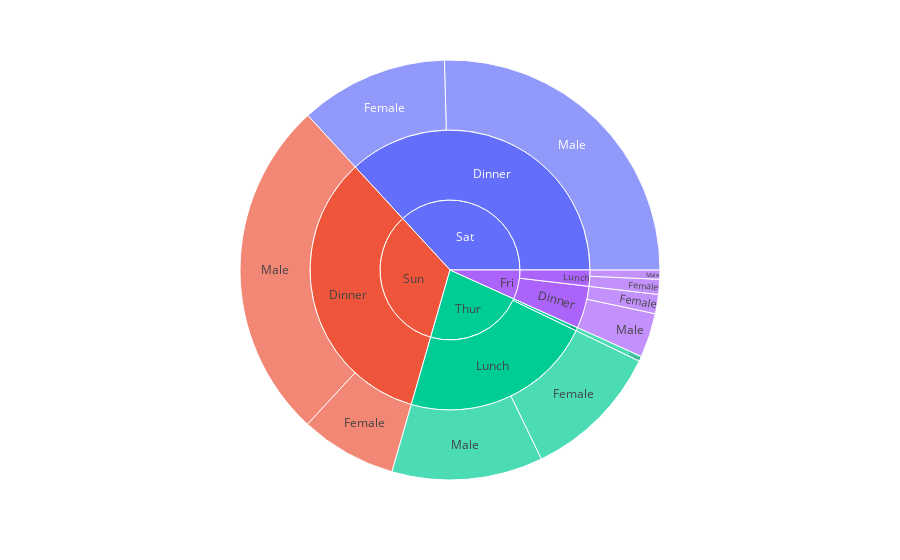

The cell this chart's notebook holds for it:
### Markdown cell above
### Sunburst chart

### Code cell
import plotly.express as px

fig = px.sunburst(restaurant, path=['day', 'time', 'sex'], values='total_bill')
fig.show()

### Figure 1 — Plotly figure (JSON) as saved in the notebook; plotly's stock layout.template omitted (floating-point values rounded to 4 significant figures)
{"data": [{"branchvalues": "total", "domain": {"x": [0, 1], "y": [0, 1]}, "hovertemplate": "labels=%{label}<br>total_bill=%{value}<br>parent=%{parent}<br>id=%{id}<extra></extra>", "ids": ["Fri/Dinner/Female", "Sat/Dinner/Female", "Sun/Dinner/Female", "Thur/Dinner/Female", "Fri/Lunch/Female", "Thur/Lunch/Female", "Fri/Dinner/Male", "Sat/Dinner/Male", "Sun/Dinner/Male", "Fri/Lunch/Male", "Thur/Lunch/Male", "Fri/Dinner", "Sat/Dinner", "Sun/Dinner", "Thur/Dinner", "Fri/Lunch", "Thur/Lunch", "Fri", "Sat", "Sun", "Thur"], "labels": ["Female", "Female", "Female", "Female", "Female", "Female", "Male", "Male", "Male", "Male", "Male", "Dinner", "Dinner", "Dinner", "Dinner", "Lunch", "Lunch", "Fri", "Sat", "Sun", "Thur"], "name": "", "parents": ["Fri/Dinner", "Sat/Dinner", "Sun/Dinner", "Thur/Dinner", "Fri/Lunch", "Thur/Lunch", "Fri/Dinner", "Sat/Dinner", "Sun/Dinner", "Fri/Lunch", "Thur/Lunch", "Fri", "Sat", "Sun", "Thur", "Fri", "Thur", "", "", "", ""], "type": "sunburst", "values": [71.55, 551.0, 357.7, 18.78, 55.76, 516.1, 164.4, 1227.0, 1269.0, 34.16, 561.4, 236.0, 1778.0, 1627.0, 18.78, 89.92, 1078.0, 325.9, 1778.0, 1627.0, 1096.0]}], "layout": {"legend": {"tracegroupgap": 0}, "margin": {"t": 60}}}
